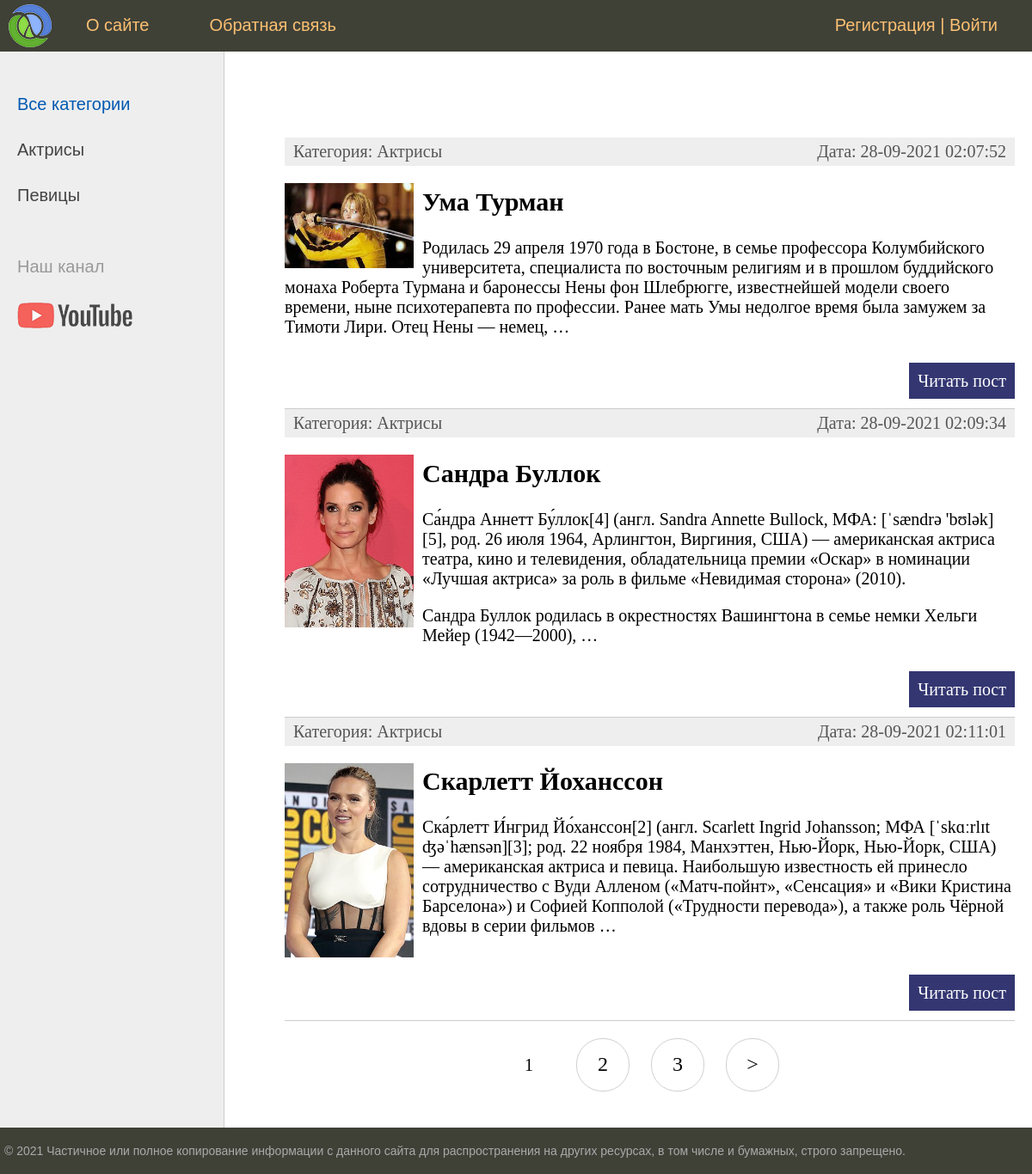
The page / on the database its author committed.
### women/models.py (models this page shows, shortened)
class Category(models.Model):
    name = models.CharField(max_length=100, db_index=True, verbose_name="Категория")
    slug = models.SlugField(max_length=255, unique=True, db_index=True, verbose_name="URL")
    def __str__(self):
        return self.name
    def get_absolute_url(self):
        return reverse('category', kwargs={'cat_slug': self.slug})
    class Meta:
        verbose_name = 'Категория'
        verbose_name_plural = 'Категории'  # Для мнжественного
        ordering = ['id']

class Women(models.Model):
    title = models.CharField(max_length=255, verbose_name="Заголовок")  # verbose_name для названия колонки в админке
    slug = models.SlugField(max_length=255, unique=True, db_index=True, verbose_name="URL")
    content = models.TextField(blank=True, verbose_name="Текст статьи")  # blank=True - означает, что поле может быть пустым
    photo = models.ImageField(upload_to="photos/%Y/%m/%d", verbose_name="Фото")
    time_create = models.DateTimeField(auto_now_add=True, verbose_name="Время создания")  # Устанавливает текущую дату и уже не будет менятся
    time_update = models.DateTimeField(auto_now=True, verbose_name="Время изменения")  # Устанавливает текущую дату и может менятся
    is_published = models.BooleanField(default=True, verbose_name="Публикация")
    cat = models.ForeignKey('Category', on_delete=models.PROTECT, verbose_name="Категория")   # Поле для связи с таблицой категорий(многие к одному)
    def get_absolute_url(self):
        return reverse('post', kwargs={'post_slug': self.slug})
    class Meta:
        verbose_name = 'Известные женщины'
        verbose_name_plural = 'Известные женщины'   # Для множественного
        ordering = ['id']

### women/views.py (the view)
# urls.py: path('', WomenHome.as_view(), name='home'),  # http://127.0.0.1:8000/
class WomenHome(DataMixin, ListView):
    model = Women   # Выберает все записи из таблицы и пытается вывести в виде списка
    template_name = 'women/index.html'
    context_object_name = 'posts'   # Чтобы в шаблоне в posts передать объект('posts': posts)
    def get_context_data(self, *, object_list=None, **kwargs):
        context = super().get_context_data(**kwargs) # Получаем то, что уже передано в контекст, чтобы не затереть
        c_def = self.get_user_context(title="Главная страница")
        context = dict(list(context.items()) + list(c_def.items())) # Объеденяем то что пришло с миксина и текущие данные
        return context
    def get_queryset(self):
        return Women.objects.filter(is_published=True)

### women/utils.py (called while the page is built)
    def get_user_context(self, **kwargs):
        context = kwargs
        cats = Category.objects.annotate(Count('women')) # Подсчитает посты у каждой рубрики и создаст словарь women__count(используется в шаблоне)
        user_menu = menu.copy()
        if not self.request.user.is_authenticated:
            user_menu.pop(1)
        context['menu'] = user_menu
        context['cats'] = cats
        if 'cat_selected' not in context:
            context['cat_selected'] = 0
        return context

### women/templates/women/index.html (shortened to what this page needs)
{% extends 'women/base.html' %}
{% block content %}
<ul class="list-articles">
	{% for p in posts %}
			<li>
				<div class="article-panel">
					<p class="first">Категория: {{ p.cat }}</p>
					<p class="last">Дата: {{ p.time_update|date:"d-m-Y H:i:s" }}</p>
				</div>
				{% if p.photo %}
					<p><img class="img-article-left thumb" src="{{ p.photo.url }}" alt="Фото"></p>
				{% endif %}
                <h2>{{p.title}}</h2>
				{% autoescape on %}
				{{p.content|linebreaks|truncatewords:50}}
				{% endautoescape %}
			    <p class="link-read-post"><a href="{{ p.get_absolute_url }}">Читать пост</a></p>
			</li>
	{% endfor %}
</ul>
{% endblock %}

### women/templates/women/base.html (shortened to what this page needs)
{% load static %}
{% load women_tags %}
<!DOCTYPE html>
<html>
<head>
	<link type="text/css" href="{% static 'women/css/styles.css' %}" rel="stylesheet" />
</head>
<body>
<table class="table-page" border=0 cellpadding="0" cellspacing="0">
<tr><td valign=top>
{% block mainmenu %}
		<div class="header">
			<ul id="mainmenu" class="mainmenu">
				<li class="logo"><a href="{% url 'home' %}"><div class="logo"></div></a></li>
				{% for m in menu %}
					<li><a href="{% url m.url_name %}">{{m.title}}</a></li>
				{% endfor %}
				<li class="last"><a href="{%  url 'register' %}">Регистрация</a> | <a href="{%  url 'login' %}">Войти</a></li>
			</ul>
		</div>
{% endblock mainmenu %}
<table class="table-content" border=0 cellpadding="0" cellspacing="0">
<tr>
	<td valign="top" class="left-chapters">
	<ul id="leftchapters">
{% if cat_selected == 0 %}
		<li class="selected">Все категории</li>
{% else %}
		<li><a href="{% url 'home' %}">Все категории</a></li>
{% endif %}
{% for c in cats %}
{% if c.women__count > 0 %}
	{% if c.pk == cat_selected %}
		<li class="selected">{{c.name}}</li>
	{% else %}
		<li><a href="{{ c.get_absolute_url }}">{{c.name}}</a></li>
	{% endif %}
{% endif %}
{% endfor %}
		<li class="share">
		<p>Наш канал</p>
		<a class="share-yt" href="https://www.youtube.com/channel/UClJzWfGWuGJL2t-3dYKcHTA/playlists" target="_blank" rel="nofollow"></a>
		</li>
	</ul>
</td>
<td valign="top" class="content">
	<div class="content-text">
{% block content %}
{% endblock %}
{% if page_obj.has_other_pages %}
<nav class="list-pages">
    <ul>
        {% for p in paginator.page_range %}
		{% if page_obj.number == p %}
        <li class="page-num page-num-selected">{{ p }}</li>
		{% elif p >= page_obj.number|add:-2 and p <= page_obj.number|add:2  %}
        <li class="page-num">
            <a href="?page={{ p }}">{{ p }}</a>
        </li>
		{% endif %}
        {% endfor %}
{% if page_obj.has_next %}
<li class="page-num">
	<a href="?page={{ page_obj.next_page_number }}">&gt;</a>
</li>
{% endif %}
    </ul>
</nav>
{% endif %}
	</div>
</td></tr></table>
</td></tr>
<tr><td valign=top>
	<div id="footer">
		<p>&copy; 2021 Частичное или полное копирование информации с данного сайта для распространения на других ресурсах, в том числе и бумажных, строго запрещено.</p>
	</div>
</td></tr></table>
</body>
</html>

### women/static/women/css/styles.css (style rules this page uses)
html, body { font-family: 'Arial'; margin: 0; padding: 0; height: 100%; width: 100%; color: #444; }
a { color: #0059b2; text-decoration: none; }
img { max-width: 600px; height: auto; }
img.img-article-left { max-width: 300px; height: auto; float: left; padding: 0 10px 10px 0; }
img.img-article-left.thumb { max-width: 150px; height: auto; }
p.link-read-post { text-align: right; }
p.link-read-post a { padding: 10px; min-width: 100px; background: #333671; color: #fff; text-decoration: none; }
div.article-panel { background: #eee; padding: 5px 10px 5px 10px; box-sizing border-box; overflow: hidden; color: #555; }
div.article-panel p.first { margin: 0; float: left; }
div.article-panel p.last { margin: 0; float: right; }
ul.list-articles { list-style: none; margin: 0; padding: 0; }
ul.list-articles li { border-bottom: 1px solid #ccc; }
.table-page { width: 100%; height: 100%; vertical-align: top; }
.table-page tr { height: 100%; }
.header { background: #3F4137; height: 60px; }
.logo { background: url('../images/logo.png') no-repeat 10px 5px; width: 70px; height: 60px; }
ul.mainmenu { list-style: none; margin: 0; padding: 0; height: 60px; color: #fdc073; font-size: 20px; overflow: hidden; }
ul.mainmenu li { float: left; margin: 18px 40px 0 30px; }
ul.mainmenu li.logo { margin: 0; }
ul.mainmenu li.last { float: right; }
ul.mainmenu li a { color: #fdc073; text-decoration: none; }
.table-content { width: 100%; min-height: 100%; height: 100%; }
.left-chapters { margin: 0; background: #eee; border-right: 1px solid #ccc; min-height: 100%; }
.left-chapters ul { width: 230px; min-height: 100%; margin: 0; padding: 20px 10px 10px 20px; list-style: none; font-size: 20px; }
.left-chapters ul li { margin: 30px 0 0 0; color: #999; }
.left-chapters ul li.selected { color: #0059b2; }
.left-chapters ul li a { color: #444; text-decoration: none; }
.left-chapters ul li.share { margin: 60px 0 0 0; }
.left-chapters ul li.share p { margin: 30px 0 30px 0; }
.left-chapters ul li.share a { display: inline-block; width: 40px; height: 40px; margin: 0 20px 0 0; }
.left-chapters ul li.share a.share-yt { width: 100%; height: 30px; background: url('../images/share_yt.png') no-repeat 0 0 }
.content { padding: 40px 20px 20px 40px; width: 100%; box-sizing: border-box; }
.content-text { margin: 60px 0 0 30px; color: #000; font-size: 20px; font-family: Yandex Sans Display Light; }
#footer { box-sizing: border-box; background: #3F4137; padding: 5px; color: #aaa; font-size: 14px; font-family: Verdana, Geneva, Arial, Helvetica; text-align: left; overflow: hidden; }
.list-pages { text-align: center; margin: 0 0 20px 0; }
.list-pages ul { margin: 20px 0 0 0; padding: 0; list-style: none; }
.list-pages ul li { display: inline-block; margin: 0 20px 0 0; }
.list-pages a { color: #000; font-size: 24px; text-decoration: none; }
.list-pages .page-num, .page-num-selected { display: inline-block; width: 60px; height: 44px; padding: 16px 0 0 0; border: 1px solid #d0d0d0; border-radius: 30px; }
.list-pages .page-num-selected { border: none; color: #000; font-size: 20px; }

### rows shown on the page
Category: name "Актрисы"
Category: name "Певицы"
Women: cat "Актрисы", time_update "28-09-2021 02:07:52", photo (picture), title "Ума Турман", content "Родилась 29 апреля 1970 года в Бостоне, в семье профессора Колумбийского университета, специалиста по восточным религиям и в прошлом буддийского монаха Роберта Турмана и баронессы Нены фон Шлебрюгге, известнейшей модели своего времени, ныне психотерапевта по профессии. Ранее мать Умы недолгое время была замужем за Тимоти Лири. Отец Нены — немец, …"
Women: cat "Актрисы", time_update "28-09-2021 02:09:34", photo (picture), title "Сандра Буллок", content "Са́ндра Аннетт Бу́ллок[4] (англ. Sandra Annette Bullock, МФА: [ˈsændrə 'bʊlək][5], род. 26 июля 1964, Арлингтон, Виргиния, США) — американская актриса театра, кино и телевидения, обладательница премии «Оскар» в номинации «Лучшая актриса» за роль в фильме «Невидимая сторона» (2010). Сандра Буллок родилась в окрестностях Вашингтона в семье немки Хельги Мейер (1942—2000), …"
Women: cat "Актрисы", time_update "28-09-2021 02:11:01", photo (picture), title "Скарлетт Йоханссон", content "Ска́рлетт И́нгрид Йо́ханссон[2] (англ. Scarlett Ingrid Johansson; МФА [ˈskɑːrlɪt ʤəˈhænsən][3]; род. 22 ноября 1984, Манхэттен, Нью-Йорк, Нью-Йорк, США) — американская актриса и певица. Наибольшую известность ей принесло сотрудничество с Вуди Алленом («Матч-пойнт», «Сенсация» и «Вики Кристина Барселона») и Софией Копполой («Трудности перевода»), а также роль Чёрной вдовы в серии фильмов …"

### other values the page prints
{{ m.title }} "О сайте" "Обратная связь"
{{ p }} "1"
{{ p }} "2" "3"
